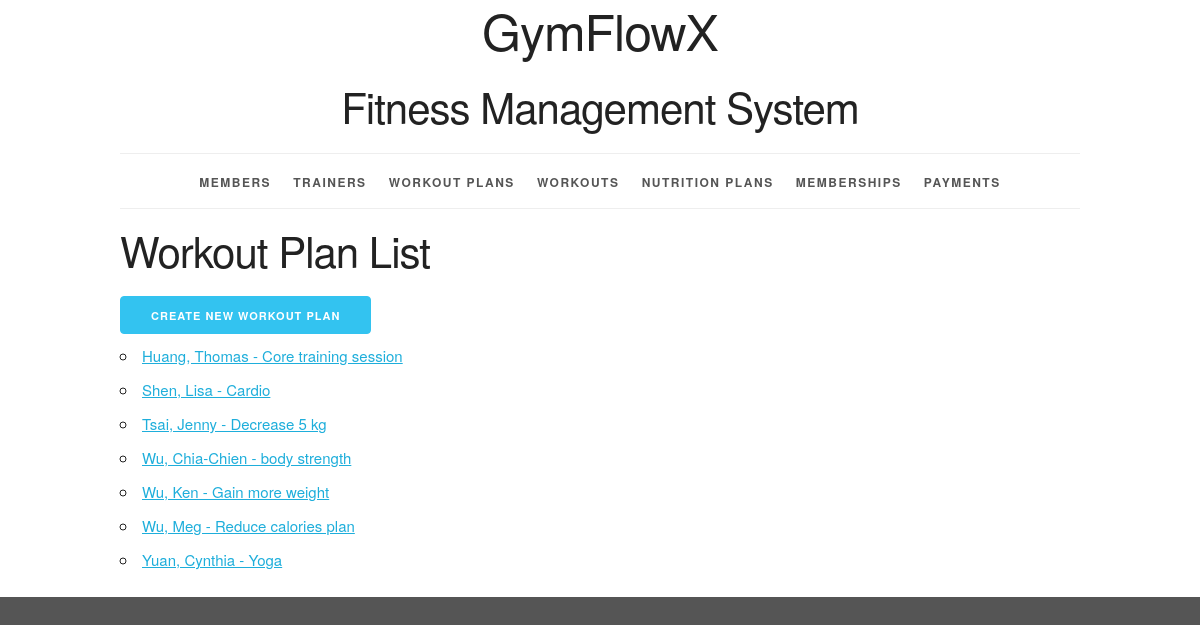
The page /workoutplan/ on the database its author committed.
### workoutinfo/models.py (models this page shows, shortened)
class WorkoutPlan(models.Model):
    workout_plan_id = models.AutoField(primary_key=True)
    name = models.CharField(max_length=255)
    description = models.TextField()
    start_date = models.DateField()
    end_date = models.DateField()
    member = models.ForeignKey(Member, related_name='workoutplans', on_delete=models.PROTECT)
    def __str__(self):
        return f"{self.member} - {self.name}"
    def get_absolute_url(self):
        return reverse('workoutinfo_workoutplan_detail_urlpattern',
                       kwargs={'pk': self.pk}
                       )
    class Meta:
        ordering = ['member', 'name']
        constraints = [
            UniqueConstraint(fields=['name', 'member'], name='unique_workoutplan')
        ]

class Member(models.Model):
    MALE = 'M'
    FEMALE = 'F'
    OTHER = 'O'
    GENDER_CHOICES = [
        (MALE, 'Male'),
        (FEMALE, 'Female'),
        (OTHER, 'Other'),
    ]
    member_id = models.AutoField(primary_key=True)
    first_name = models.CharField(max_length=45)
    last_name = models.CharField(max_length=45)
    disambiguator = models.CharField(max_length=45, blank=True, default='')
    gender = models.CharField(max_length=1, choices=GENDER_CHOICES)
    phone_number = models.CharField(
        max_length=15,
        validators=[RegexValidator(
            r'^\+?\d{9,15}$',
            'Enter a valid phone number.'
        )]
    )
    def __str__(self):
        if self.disambiguator == '':
            return '%s, %s' % (self.last_name, self.first_name)
        else:
            result = '%s, %s (%s)' % (self.last_name, self.first_name, self.disambiguator)
        return result
    class Meta:
        ordering = ['last_name', 'first_name', 'disambiguator']
        constraints = [
            models.UniqueConstraint(fields=['last_name', 'first_name', 'phone_number'], name='unique_member')
        ]

### workoutinfo/views.py (the view)
class WorkoutPlanList(View):
    def get(self, request):
        return render(
            request,
            'workoutinfo/workoutplan_list.html',
            {'workoutplan_list': WorkoutPlan.objects.all()}
        )

### workoutinfo/templates/workoutinfo/workoutplan_list.html (shortened to what this page needs)
{% extends 'workoutinfo/base.html' %}
{% block content %}
    <h2>Workout Plan List</h2>
    <div>
      <a href="{% url 'workoutinfo_workoutplan_create_urlpattern' %}"
      class="button button-primary">
        Create New Workout Plan</a>
    </div>
    <ul>
        {% for workoutplan in workoutplan_list %}
            <li>
                <a href="{{ workoutplan.get_absolute_url }}">{{ workoutplan }}</a>
            </li>
        {% empty %}
            <li><em>There are currently no workout plans available.</em></li>
        {% endfor %}
    </ul>
{% endblock %}

### workoutinfo/static/workoutinfo/skeleton.css (style rules this page uses)
html { font-size: 62.5%; }
body { font-size: 1.5em; line-height: 1.6; font-weight: 400; font-family: "Raleway", "HelveticaNeue", "Helvetica Neue", Helvetica, Arial, sans-serif; color: #222; }
h1, h2, h3, h4, h5, h6 { margin-top: 0; margin-bottom: 2rem; font-weight: 300; }
h2 { font-size: 3.6rem; line-height: 1.25; letter-spacing: -.1rem; }
@media (min-width: 550px) { h2 { font-size: 4.2rem; } }
a { color: #1EAEDB; }
.button, button, input[type="submit"], input[type="reset"], input[type="button"] { display: inline-block; height: 38px; padding: 0 30px; color: #555; text-align: center; font-size: 11px; font-weight: 600; line-height: 38px; letter-spacing: .1rem; text-transform: uppercase; text-decoration: none; white-space: nowrap; background-color: transparent; border-radius: 4px; border: 1px solid #bbb; cursor: pointer; box-sizing: border-box; }
.button.button-primary, button.button-primary, input[type="submit"].button-primary, input[type="reset"].button-primary, input[type="button"].button-primary { color: #FFF; background-color: #33C3F0; border-color: #33C3F0; }
ul { list-style: circle inside; }
ol, ul { padding-left: 0; margin-top: 0; }
li { margin-bottom: 1rem; }
button, .button { margin-bottom: 1rem; }
pre, blockquote, dl, figure, table, p, ul, ol, form { margin-bottom: 2.5rem; }

### workoutinfo/static/workoutinfo/style.css (style rules this page uses)
html { height: 100%; background-color: #555; }
body { background-color: white; }

### rows shown on the page
WorkoutPlan: member+name "Huang, Thomas - Core training session"
WorkoutPlan: member+name "Shen, Lisa - Cardio"
WorkoutPlan: member+name "Tsai, Jenny - Decrease 5 kg"
WorkoutPlan: member+name "Wu, Chia-Chien - body strength"
WorkoutPlan: member+name "Wu, Ken - Gain more weight"
WorkoutPlan: member+name "Wu, Meg - Reduce calories plan"
WorkoutPlan: member+name "Yuan, Cynthia - Yoga"
